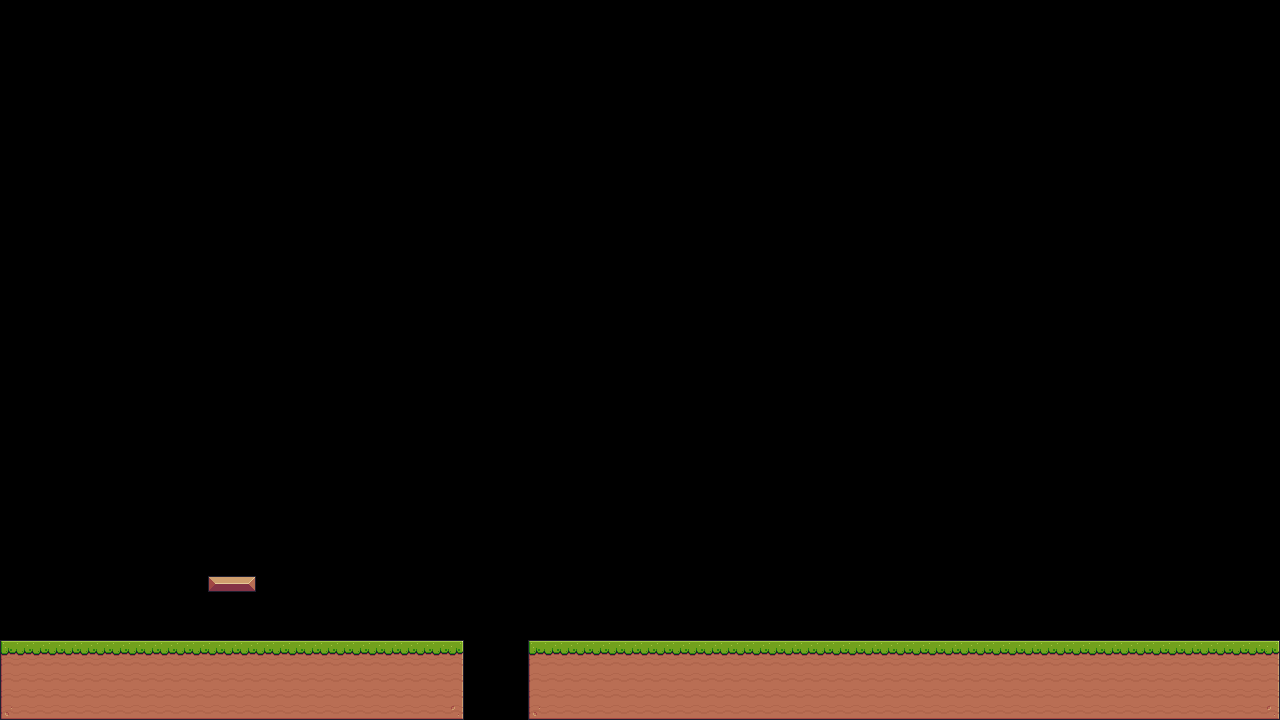

This is a level from a 2D game, rendered from its Tiled map with the project's own tilesets. A one-line summary and the map file follow, with tile-layer data summarised:
An orthogonal 80x45 tile map with 16x16 px tiles, 1 tile layer (Camada de Blocos 1) and 1 object.

<map version="1.10" tiledversion="1.11.0" orientation="orthogonal" renderorder="right-down" width="80" height="45" tilewidth="16" tileheight="16" infinite="0" nextlayerid="3" nextobjectid="6">
 <editorsettings>
  <export target="map.json" format="json" />
 </editorsettings>
 <tileset firstgid="1" source="tiles.tsx" />
 <layer id="1" name="Camada de Blocos 1" width="80" height="45">
  <data>[3600 cells, 383 non-empty, 12 distinct tile ids]</data>
 </layer>
 <objectgroup id="2" name="Camada de Objetos 1">
  <object id="5" x="-90.6667" y="628.667" />
 </objectgroup>
</map>
